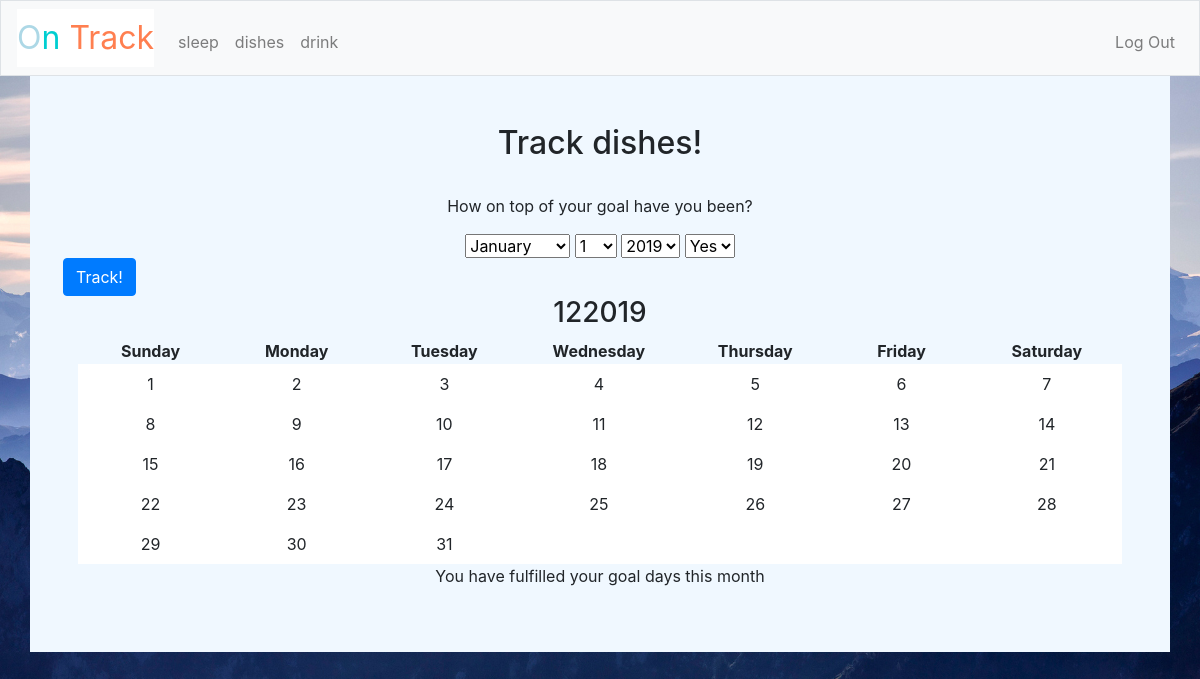
/goal_display/2 (signed in), run on the app's committed database.
### tables this page shows
CREATE TABLE 'users' ('id' INTEGER PRIMARY KEY AUTOINCREMENT NOT NULL, 'username' TEXT NOT NULL, 'password' TEXT NOT NULL, 'goal_1_name' TEXT DEFAULT NULL, 'goal_1_type' TEXT DEFAULT NULL, 'goal_1_year' INTEGER, 'goal_1_month' INTEGER, 'goal_1_day' INTEGER, 'goal_2_name' TEXT DEFAULT NULL, 'goal_2_type' TEXT DEFAULT NULL, 'goal_2_year' INTEGER, 'goal_2_month' INTEGER, 'goal_2_day' INTEGER, 'goal_3_name' TEXT DEFAULT NULL, 'goal_3_type' TEXT DEFAULT NULL, 'goal_3_year' INTEGER, 'goal_3_month' INTEGER, 'goal_3_day' INTEGER);

### application.py (the view, shortened to what this page needs)
@app.route("/goal_display/<number>")
@login_required
def goal_display(number):
    connection = sqlite3.connect("tracker.db")
    db = connection.cursor()
    number = int(number)
    goal_info = str(db.execute("SELECT * FROM users WHERE username = :u", {'u': session['user_id']}).fetchall()[0])
    goal_name = goal_info.split(",")[number*5+3-5].strip().strip("'")
    goal_type = goal_info.split(",")[number*5+4-5].strip().strip("'")
    started = int(goal_info.split(",")[number*5].strip().strip("'"))
    now = datetime.now()
    year = now.year
    month = now.month
    weekday_num, num_days = calendar.monthrange(year, month) # zero is monday
    num_weeks = 5
    if weekday_num == 6 and num_days == 28:
          num_weeks = 4
    elif num_days == 31 and (weekday_num == 4 or weekday_num == 5):        # first day is fri/sat, 31 day month
        num_weeks = 6
    elif num_days == 30 and weekday_num == 5:        # first day is fri/sat, 31 day month
        num_weeks = 6
    if weekday_num == 6: #if it's Sunday, start populating from Sunday
        n = 0
    else:
        n = weekday_num + 1
    front_pad = [" " for i in range(n)]
    back_pad = [" " for i in range(num_weeks*7 - len(front_pad) - num_days)]
    dates = front_pad + [i for i in range(1, 1+num_days)] + back_pad
    data = []
    if goal_type == "binary":
        for i in range(len(dates)):
            if dates[i] == " ":
                data.append(2)
            else:
                var = db.execute("SELECT * FROM binary_goals WHERE user=:username AND goal_name=:goal_name AND year=:year AND month=:month AND day=:day",
                {'username': session['user_id'], 'goal_name': goal_name, 'year': year, 'month': month, 'day': dates[i]}).fetchall()
                if len(var) == 0:
                    data.append(2)
                else:
                    comp = int(str(var[0]).split(",")[5].strip(" ").strip("'").strip(")"))
                    data.append(comp)
    if goal_type == "binary":
        x = db.execute("SELECT completed FROM binary_goals WHERE user=:username AND goal_name=:goal_name AND year=:year AND month=:month AND day=:day",
            {'username': session['user_id'], 'goal_name': goal_name, 'year': year, 'month': month, 'day': dates[i]}).fetchall()
        goal_fulfilled=len(x)
        years = [i for i in range(started, year+1)]
        connection.commit()
        connection.close()
        return render_template("binary_month.html", goals_fulfilled=goal_fulfilled, month=month, year=year, name = goal_name, data = data, dates = dates, num_weeks = num_weeks, goal_names = get_goal_names(), number = number, years = years)
    connection.commit()
    connection.close()
    return render_template("numeric_month.html", month=month, year=year, name = goal_name, data = data, dates = dates, num_weeks = num_weeks, goal_names = get_goal_names(), number = number)

### application.py (called while the page is built)
@app.after_request
def after_request(response):
    response.headers["Cache-Control"] = "no-cache, no-store, must-revalidate"
    response.headers["Expires"] = 0
    response.headers["Pragma"] = "no-cache"
    return response

### helpers.py (called while the page is built)
def login_required(f):
    @wraps(f)
    def decorated_function(*args, **kwargs):
        if session.get("user_id") is None:
            return redirect("/login")
        return f(*args, **kwargs)
    return decorated_function

def get_goal_names():
    return goal_names

### templates/binary_month.html (shortened to what this page needs)
{% extends "layout.html" %}
{% block main %}
    <h2>Track {{ name }}!</h2><br>
    <p>How on top of your goal have you been?</p>
    <form action="/enter_binary_data/{{ number }}" method="post">
        <select name="desired_month">
                    <option value= "1">January</option>
            </select>
                    <select name="desired_day">
                    <option>1</option>
            </select>
            <select name="desired_year">
                    {% for i in years %}
                    <option value="{{ i }}">{{ i }}</option>
                    {% endfor %}
            </select>
             <select name = "binary_tracker">
                    <option value = "1">Yes</option>
            </select>
		<div class="row">
			  <button class="btn btn-primary" type="submit">Track!</button>
		</div>
    </form>
<body>
<h3>{{ month }}{{ year }}</h3>
{% if num_weeks == 4 %}
    <table style="width:100%">
  <tr>
    <th>Sunday</th>
    <th>Monday</th>
    <th>Tuesday</th>
    <th>Wednesday</th>
    <th>Thursday</th>
    <th>Friday</th>
    <th>Saturday</th>
  </tr>
  <tr>
    <td class="binary{{ data[0] }}">{{ dates[0] }}</td>
    <td class="binary{{ data[1] }}">{{ dates[1] }}</td>
    <td class="binary{{ data[2] }}">{{ dates[2] }}</td>
    <td class="binary{{ data[3] }}">{{ dates[3] }}</td>
    <td class="binary{{ data[4] }}">{{ dates[4] }}</td>
    <td class="binary{{ data[5] }}">{{ dates[5] }}</td>
    <td class="binary{{ data[6] }}">{{ dates[6] }}</td>
  </tr>
  <tr>
    <td class="binary{{ data[7] }}">{{ dates[7] }}</td>
    <td class="binary{{ data[8] }}">{{ dates[8] }}</td>
    <td class="binary{{ data[9] }}">{{ dates[9] }}</td>
    <td class="binary{{ data[10] }}">{{ dates[10] }}</td>
    <td class="binary{{ data[11] }}">{{ dates[11] }}</td>
    <td class="binary{{ data[12] }}">{{ dates[12] }}</td>
    <td class="binary{{ data[13] }}">{{ dates[13] }}</td>
  </tr>
    <td class="binary{{ data[14] }}">{{ dates[14] }}</td>
    <td class="binary{{ data[15] }}">{{ dates[15] }}</td>
    <td class="binary{{ data[16] }}">{{ dates[16] }}</td>
    <td class="binary{{ data[17] }}">{{ dates[17] }}</td>
    <td class="binary{{ data[18] }}">{{ dates[18] }}</td>
    <td class="binary{{ data[19] }}">{{ dates[19] }}</td>
    <td class="binary{{ data[20] }}">{{ dates[20] }}</td>
  <tr>
    <td class="binary{{ data[21] }}">{{ dates[21] }}</td>
    <td class="binary{{ data[22] }}">{{ dates[22] }}</td>
    <td class="binary{{ data[23] }}">{{ dates[23] }}</td>
    <td class="binary{{ data[24] }}">{{ dates[24] }}</td>
    <td class="binary{{ data[25] }}">{{ dates[25] }}</td>
    <td class="binary{{ data[26] }}">{{ dates[26] }}</td>
    <td class="binary{{ data[27] }}">{{ dates[27] }}</td>
  </tr>
</table>
{% elif num_weeks == 5 %}
<table style="width:100%">
  <tr>
    <th>Sunday</th>
    <th>Monday</th>
    <th>Tuesday</th>
    <th>Wednesday</th>
    <th>Thursday</th>
    <th>Friday</th>
    <th>Saturday</th>
  </tr>
  <tr>
    <td class="binary{{ data[0] }}">{{ dates[0] }}</td>
    <td class="binary{{ data[1] }}">{{ dates[1] }}</td>
    <td class="binary{{ data[2] }}">{{ dates[2] }}</td>
    <td class="binary{{ data[3] }}">{{ dates[3] }}</td>
    <td class="binary{{ data[4] }}">{{ dates[4] }}</td>
    <td class="binary{{ data[5] }}">{{ dates[5] }}</td>
    <td class="binary{{ data[6] }}">{{ dates[6] }}</td>
  </tr>
  <tr>
    <td class="binary{{ data[7] }}">{{ dates[7] }}</td>
    <td class="binary{{ data[8] }}">{{ dates[8] }}</td>
    <td class="binary{{ data[9] }}">{{ dates[9] }}</td>
    <td class="binary{{ data[10] }}">{{ dates[10] }}</td>
    <td class="binary{{ data[11] }}">{{ dates[11] }}</td>
    <td class="binary{{ data[12] }}">{{ dates[12] }}</td>
    <td class="binary{{ data[13] }}">{{ dates[13] }}</td>
  </tr>
    <td class="binary{{ data[14] }}">{{ dates[14] }}</td>
    <td class="binary{{ data[15] }}">{{ dates[15] }}</td>
    <td class="binary{{ data[16] }}">{{ dates[16] }}</td>
    <td class="binary{{ data[17] }}">{{ dates[17] }}</td>
    <td class="binary{{ data[18] }}">{{ dates[18] }}</td>
    <td class="binary{{ data[19] }}">{{ dates[19] }}</td>
    <td class="binary{{ data[20] }}">{{ dates[20] }}</td>
  <tr>
    <td class="binary{{ data[21] }}">{{ dates[21] }}</td>
    <td class="binary{{ data[22] }}">{{ dates[22] }}</td>
    <td class="binary{{ data[23] }}">{{ dates[23] }}</td>
    <td class="binary{{ data[24] }}">{{ dates[24] }}</td>
    <td class="binary{{ data[25] }}">{{ dates[25] }}</td>
    <td class="binary{{ data[26] }}">{{ dates[26] }}</td>
    <td class="binary{{ data[27] }}">{{ dates[27] }}</td>
  </tr>
  <tr>
    <td class="binary{{ data[28] }}">{{ dates[28] }}</td>
    <td class="binary{{ data[29] }}">{{ dates[29] }}</td>
    <td class="binary{{ data[30] }}">{{ dates[30] }}</td>
    <td class="binary{{ data[31] }}">{{ dates[31] }}</td>
    <td class="binary{{ data[31] }}">{{ dates[32] }}</td>
    <td class="binary{{ data[33] }}">{{ dates[33] }}</td>
    <td class="binary{{ data[34] }}">{{ dates[34] }}</td>
  </tr>
</table>
{% endif %}
<p>You have fulfilled your goal {{goal_fulfilled}} days this month</p>
</body>
</html>
{% endblock %}

### templates/layout.html (shortened to what this page needs)
<!DOCTYPE html>
<html lang="en">
    <head>
        <link href="https://maxcdn.bootstrapcdn.com/bootstrap/4.1.3/css/bootstrap.min.css" rel="stylesheet">
        <link href="/static/styles.css" rel="stylesheet">
    </head>
    <body style="background-image: url('../static/mountain.jpg'); background-size: cover;">
        <nav class="navbar navbar-expand-md navbar-light bg-light border">
            <a class="navbar-brand" href="/"><span class="yellow">O</span><span class="green">n</span> <span class="red">Track</span></a>
            <div class="collapse navbar-collapse" id="navbar">
                {% if session.user_id %}
                    <ul class="navbar-nav mr-auto mt-2">
                        <li class="nav-item"><a class="nav-link" href="/goal_display/1">{{ goal_names[0] }}</a></li>
                        <li class="nav-item"><a class="nav-link" href="/goal_display/2">{{ goal_names[1] }}</a></li>
                        <li class="nav-item"><a class="nav-link" href="/goal_display/3">{{ goal_names[2] }}</a></li>
                    </ul>
                    <ul class="navbar-nav ml-auto mt-2">
                        <li class="nav-item"><a class="nav-link" href="/logout">Log Out</a></li>
                    </ul>
                {% else %}
                    <ul class="navbar-nav ml-auto mt-2">
                        <li class="nav-item"><a class="nav-link" href="/register">Register</a></li>
                        <li class="nav-item"><a class="nav-link" href="/login">Log In</a></li>
                    </ul>
                {% endif %}
            </div>
        </nav>
        <main class="container p-5">
            {% block main %}{% endblock %}
    </body>
</html>

### static/styles.css (style rules this page uses)
nav .navbar-brand { font-size: xx-large; background-color:white; }
nav .navbar-brand .red { color: #FF7F50; }
nav .navbar-brand .yellow { color: #ADD8E6; }
nav .navbar-brand .green { color: #00CED1; }
nav { background-color: black; }
main { overflow-x: auto; text-align: center; background-color:#F0F8FF; }
body { background-image: url('/home/ubuntu/project/on-track/static/mountain.jpg'); background-size: cover; }
td { column-width: 200px; padding: 8px; }
.binary2 { background-color: white; }

### data on the page
users: goal_1_name "sleep", goal_2_name "dishes", goal_3_name "drink"

### other printed values
{{ month }} "12"
{{ year }} "2019"
{{ dates[0] }} "1"
{{ dates[1] }} "2"
{{ dates[2] }} "3"
{{ dates[3] }} "4"
{{ dates[4] }} "5"
{{ dates[5] }} "6"
{{ dates[6] }} "7"
{{ dates[7] }} "8"
{{ dates[8] }} "9"
{{ dates[9] }} "10"
{{ dates[10] }} "11"
{{ dates[11] }} "12"
{{ dates[12] }} "13"
